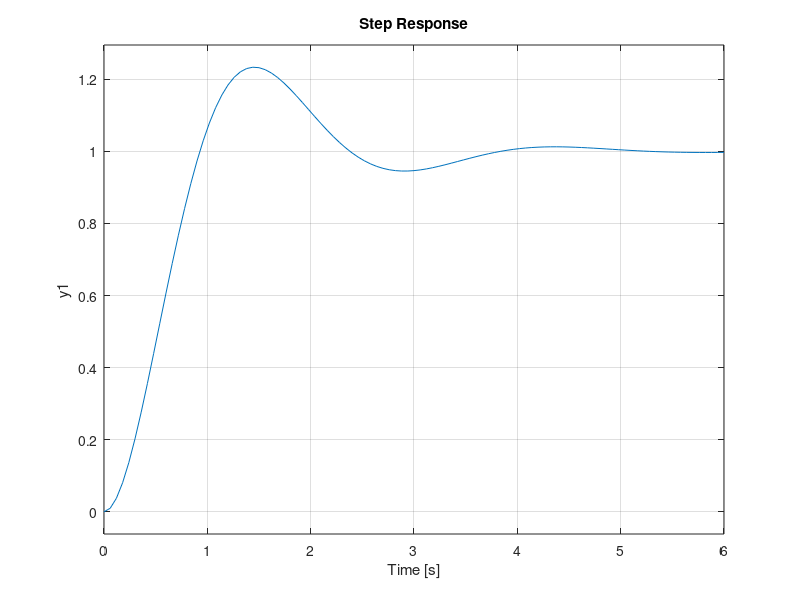

Write MATLAB code to recreate this figure. (Note: this script raises an error after producing the figure.)
% TP 1 RPI
%% Partie 1 : Correcteur P 
%% Fonction G1
s = tf('s');
G1 = tf(1, [0.5 1 0])
% margin(G1)
% nichols(G1)
% grid on

% Valeur déduite à travers le lieu de Bode
Kp = 10^(9.05/20)

% Fonction de transfert corrigée
Tc1 = Kp*G1
% margin(Tc1)
% grid on
% 
% Boucle fermée 
F1 = feedback(Tc1,1);
step(F1)
hold on
fplot(1.05,'r')
fplot(0.95,'r')
hold off
grid on 

%% Fonction G2
s = tf('s');
G2 = tf(2, [0.2^3 3*0.2^2 0.6 1])
% margin(G2)
nichols(G2)
grid on
%%
Ff2 = feedback(G2,1)
step(Ff2)
grid on 
%%
% Valeur déduite à travers le lieu de Bode
Kp = 10^(-10.97/20)

% Fonction de transfert corrigée
Tc2 = Kp*G2
margin(Tc2)
%  grid on
%%
% Boucle fermée 
F2 = feedback(Tc2,1) 
step(F2)
hold on
y1 = 0.74 + 0.74*0.05;
y2 = 0.74 - 0.74*0.05;
fplot(y1,'r')
fplot(y2,'r')
% plot(0.74- 0.74*0.05, 'r')
hold off
grid on



%% Partie 2 : Correcteur PI
%% Fonction G3
s = tf('s');

G3 = tf(15, [0.001 0.11 1])
Kp = 1
Ti = 0.1
C =Kp*(1+Ti*s)/(Ti*s)
Tc = C*G3
margin(Tc)
% nichols(Tc)
grid on
%%
% Valeur déduite à travers le lieu de Bode
Kp = 10^(1.8/20)

% Fonction de transfert corrigée
Tc3 = Kp*G3
margin(Tc3)
grid on
%%
% Boucle fermée 
F3 = feedback(Tc3,1) 
step(F3)
hold on
fplot(0.95*1.05, 'r')
fplot(0.95*0.95, 'r')
grid on 
hold off


%% Fonction G4 
s = tf('s');

G4 = tf(10, [0.2^3 3*0.2^2 0.6 1])
% Kp = 1
Ti = 0.2

Kp = 10^(-26.28/20)
C =Kp*(1+Ti*s)/(Ti*s)
Tc4 = C*G4


margin(Tc4)
grid on
%%
% Boucle fermée 
F4 = feedback(Tc4,1) 
step(F4)
hold on
fplot(1+ 1*0.05, 'r')
fplot(1- 1*0.05, 'r')
grid on 
%% Fonction G5
s = tf('s');

G5 = tf(0.1 , [1/40000, 3/800, 27/200, 1])
% x = 0.04939
x = 0.03
Kp = (1-x)/(x*0.1)
b = 10^(16.8/20)
% To = 5/32.5
To = 0.35
C =Kp*(1+To*s)/(1+To*b*s)

Tc5 = C*G5
margin(Tc5)
grid on
%%
% Boucle fermée 
F5 = feedback(Tc5,1) 
step(F5)
hold on
fplot(0.961*1.05, 'r')
fplot(0.961*0.95, 'r')
grid on 
hold off
%% Fonction G6
s = tf('s');

G6 = tf(0.1 , [1/40000, 3/800, 27/200, 1]) 
x = 0.03
Kp = (1-x)/(x*0.1)
b = 10^(32.3/20)
To = 0.1
C =Kp*(1+To*s)/(1+To*b*s)

Tc6 = C*G6

margin(Tc6)
grid on
%%
% Boucle fermée 
F6 = feedback(Tc6,1) 
step(F6)
hold on
fplot(0.967*0.95, 'r')
fplot(0.967*1.05, 'r')
grid on 
%%
syms b w

s = vpasolve([(1+(0.01*w)^2)*(1+(0.025*w)^2)*(1+(0.1*b*w)^2) == 32.333^2, atan(0.01*w)+atan(0.025*w)+atan(0.1*b*w) == 3*pi/4 ],[b,w])
b=s.b
w=s.w
%%
s = tf('s');

G6 = tf(0.1 , [1/40000, 3/800, 27/200, 1]) 
x = 0.03
Kp = (1-x)/(x*0.1)
To = 0.1
C =Kp*((1+To*s)/(1+To*double(b)*s))

Tc6 = C*G6

% margin(Tc6)
% grid on

